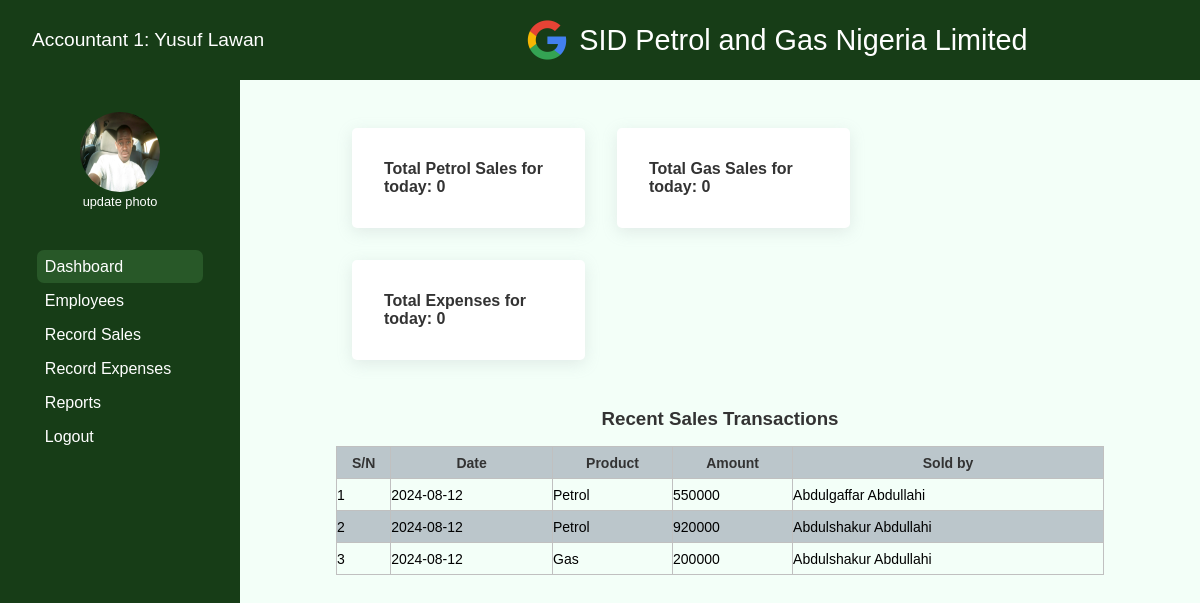
Screenshot of /dashboard.php (signed in) with the database file from the repository.
### tables this page shows
CREATE TABLE `sales` (
  `id` int(11) NOT NULL,
  `productType` int(11) NOT NULL,
  `amount` varchar(250) NOT NULL,
  `date` varchar(250) NOT NULL,
  `recordedBy` int(11) NOT NULL,
  `soldBy` int(11) NOT NULL
);

CREATE TABLE `products` (
  `id` int(11) NOT NULL,
  `productType` varchar(250) NOT NULL
);

CREATE TABLE `employees` (
  `id` int(11) NOT NULL,
  `firstName` varchar(250) NOT NULL,
  `lastName` varchar(250) NOT NULL,
  `email` varchar(250) NOT NULL,
  `phone` varchar(250) NOT NULL,
  `dateEmployed` varchar(250) NOT NULL,
  `salary` varchar(250) NOT NULL
);

### Classes/Admin.php (called while the page is built, shortened)
<?php
class Admin{
    private $conn;
    public function __construct($db){
        $this->conn = $db;
    }
    public function getAdminPhoto($adminId){
        $sql = "SELECT `image` FROM `admin` WHERE `id` = $adminId";
            $result = $this->conn->query($sql);
            return $result;
    }
    public function getRecentSalesTransaction(){
        $sql = "SELECT
                    sales.id,
                    sales.date,
                    sales.amount,
                    products.productType,
                    employees.firstName,
                    employees.lastName
                FROM
                    `sales`
                JOIN
                    `products` ON products.id = sales.productType
                JOIN
                    employees ON employees.id = sales.soldBy
                ORDER BY
                    sales.id DESC
                LIMIT 6";
        $result = $this->conn->query($sql);
        return $result;
    }
    public function getTodaysTotalPetrolSale(){
        $sql = "SELECT SUM(sales.amount) AS totalSales
                FROM sales
                JOIN products ON sales.productType = products.id
                WHERE products.productType = 'petrol' AND DATE(sales.date) = CURDATE()";
            $result = $this->conn->query($sql);
            return $result;
    }
    public function getTodaysTotalGasSale(){
        $sql = "SELECT SUM(sales.amount) AS totalSales
                FROM sales
                JOIN products ON sales.productType = products.id
                WHERE products.productType = 'gas' AND DATE(sales.date) = CURDATE()";
            $result = $this->conn->query($sql);
            return $result;
    }
    public function getTodaysTotalExpenses(){
        $sql = "SELECT SUM(expenses.amount) AS totalExpenses
                FROM expenses
                WHERE DATE(expenses.date) = CURDATE()";
            $result = $this->conn->query($sql);
            return $result;
    }
}

### dashboard.php (the view, shortened to what this page needs)
<?php
include 'Classes/Admin.php';
include "includes/header-div.php";
$db_conn = new Database();
$db = $db_conn->connect();
$admin = new Admin($db);
?>
<?php
$salesResult = $admin->getRecentSalesTransaction();
if ($salesResult->num_rows > 0) {
    $sales = "";
    $index = 1;
    while ($row = $salesResult->fetch_assoc()) {
        $sales .= '<tr>
                        <td>' .$index.'</td>
                        <td>' .$row['date'].'</td>
                        <td>' .$row['productType'].'</td>
                        <td>' .$row['amount'].'</td>
                        <td>' .$row['firstName']. " " .$row['lastName'].'</td>
                    </tr>';
        $index++;
    }
}
else {
    $sales = '<tr>
                <td>No record found</td>
            </tr>';
}
?>
<?php
$totalPetrolSales = $admin->getTodaysTotalPetrolSale();
if ($totalPetrolSales->num_rows > 0) {
    while ($row = $totalPetrolSales->fetch_assoc()) {
            $totalPSale = $row['totalSales'];
        }
    }
?>
<?php
$totalGasSales = $admin->getTodaysTotalGasSale();
if ($totalGasSales->num_rows > 0) {
    while ($row = $totalGasSales->fetch_assoc()) {
            $totalGSale = $row['totalSales'];
    }
}
?>
<?php
$totalExpenses = $admin->getTodaysTotalExpenses();
if ($totalExpenses->num_rows > 0) {
    while ($row = $totalExpenses->fetch_assoc()) {
        $totalExpensesForToday = $row['totalExpenses'];
    }
}
?>
<?php include "includes/header.php"; ?>
    <div class="dashboard-container">
        <div class="container">
            <?php include "includes/side-nav-bar.php" ?>
            <div class="dashboard-contents">
                <div class="total-sale">
                    <div class="petrol-sale">
                        <h4>Total Petrol Sales for today: <?php echo " ". number_format($totalPSale, 0); ?> </h4>
                    </div>
                    <div class="gas-sale">
                        <h4>Total Gas Sales for today: <?php echo " ". number_format($totalGSale, 0); ?> </h4>
                    </div>
                    <br>
                    <div class="petrol-sale">
                        <h4>Total Expenses for today:  <?php echo " ". number_format($totalExpensesForToday, 0); ?> </h4>
                    </div>
                </div>
                <div class="recent-transaction">
                    <h3>Recent Sales Transactions</h3>
                    <table>
                            <thead>
                                <tr>
                                    <th>S/N</th>
                                    <th>Date</th>
                                    <th>Product</th>
                                    <th>Amount</th>
                                    <th>Sold by</th>
                                </tr>
                            </thead>
                            <tbody>
                                    <?php echo $sales; ?>
                            </tbody>
                    </table>
                </div>
            </div>
        </div>
    </div>
</body>
</html>

### includes/header.php (shortened to what this page needs)
<!DOCTYPE html>
<html lang="en">
<head>
    <link rel="stylesheet" href="./styles/styles.css">
</head>
<body>

### includes/header-div.php (shortened to what this page needs)
<?php include "header.php"; ?>
<div class="header-div">
            <div class="username">
                <?php
                    echo "<p>".$_SESSION['role'].": ".$_SESSION['firstName']." ".$_SESSION['lastName']."</p>";
                ?>
            </div>
            <div class="company-name">
                <img src="images/Google_Icons-09-512.png" alt="company logo">
                <p>SID Petrol and Gas Nigeria Limited</p>
            </div>
        </div>

### includes/side-nav-bar.php (shortened to what this page needs)
<?php
$adminPhoto = $admin->getAdminPhoto($_SESSION['adminId']);
if ($adminPhoto->num_rows > 0) {
    while ($row = $adminPhoto->fetch_assoc()) {
        $adminPht = $row['image'];
    }
}
?>
<div class="side-nav">
                <div class="logo">
                    <img src="<?php echo $adminPht; ?>" alt="profile picture">
                    <form action="" method="post" enctype="multipart/form-data">
                        <label for="updatePhoto">update photo</label>
                    </form>
                </div>
                <ul>
                    <li><a href="dashboard.php">Dashboard</a></li>
                    <li><a href="employees.php">Employees</a></li>
                    <li><a href="recordSales.php">Record Sales</a></li>
                    <li><a href="recordExpenses.php">Record Expenses</a></li>
                    <li><a href="reports.php">Reports</a></li>
                    <li><a href="logout.php">Logout</a></li>
                </ul>
            </div>

### styles/styles.css (style rules this page uses)
* { margin: 0; padding: 0; list-style: none; text-decoration: none; font-family: Arial, Helvetica, sans-serif; }
.header-div { display: flex; flex-direction: row; align-items: center; justify-content: center; width: 100%; height: 10vh; background-color: #173d17; }
.header-div .username { flex: 2; }
.header-div .username p { margin-left: 2rem; color: #fff; font-size: 1.2rem; }
.header-div .company-name { flex: 5; display: flex; flex-direction: row; justify-content: center; align-items: center; }
.header-div .company-name img { width: 4rem; height: 4rem; display: inline; }
.header-div .company-name p { display: inline; text-align: center; font-size: 1.8rem; color: #fff; }
.side-nav { display: flex; flex-direction: column; align-items: center; width: 20%; height:90vh; background-color: #173d17; }
.side-nav .logo { display: flex;flex-direction: column; align-items: center; margin-top: 2rem; margin-bottom: 2rem; }
.side-nav .logo img { width: 5rem; height: 5rem; border-radius: 2.5rem; }
.side-nav .logo form label { color: #fff; font-size: .8rem; cursor: pointer; }
.side-nav ul .active { padding-right: 5rem; padding-top: .5rem; padding-bottom: .5rem; border-radius: 7px; color: #FFFFFF; background-color: #285828; }
.side-nav ul li { margin: 1rem; color: #fff; }
.side-nav ul li a { color: #fff; padding-left: .5rem; }
.dashboard-container, .all-transactions { width: 100%; }
.dashboard-container .container, .report-container .container { display: flex; flex-direction: row; background-color: #f3fff8; }
.dashboard-container .container .dashboard-contents, .report-container .container .report-contents { width: 80%; }
.dashboard-container .container .dashboard-contents .total-sale { width: 80%; margin-left: 10%; display: flex; flex-direction: row; flex-wrap: wrap; margin-top: 2rem; }
.dashboard-container .container .dashboard-contents .total-sale .petrol-sale, .gas-sale { width: 22%; margin: 1rem; padding: 2rem; border-radius: 5px; background-color: #fff; box-shadow: rgba(149, 157, 165, 0.2) 0px 4px 16px; }
.dashboard-container .petrol-sale { width: 80%; }
.dashboard-container .container .dashboard-contents .total-sale h4 { color: #333; }
.recent-transaction, .all-transactions { display: flex; flex-direction: column; justify-content: center; align-items: center; margin-top: 2rem; }
.recent-transaction h3 { margin-bottom: 1rem; color: #333; }
.recent-transaction table, .all-transactions table { width: 80%; border-collapse: collapse; border: 1px solid silver; }
.recent-transaction thead, .all-transactions thead { background-color: #bbc6cb; color: #333; }
.recent-transaction tbody tr:nth-child(even), .all-transactions tbody tr:nth-child(even) { background-color: #bbc6cb; }
.recent-transaction tr, .all-transactions tr { height: 2rem; width: 100%; border: 1px solid silver; }
.recent-transaction th, td, .all-transactions th, td { border: 1px solid silver; font-size: 14px; }
.employee-contents th, td { border: 1px solid silver; font-size: 14px; }

### rows the page displays
sales: date "2024-08-12", products.productType "Petrol", amount "550000", employees.firstName "Abdulgaffar", employees.lastName "Abdullahi"
sales: date "2024-08-12", products.productType "Petrol", amount "920000", employees.firstName "Abdulshakur", employees.lastName "Abdullahi"
sales: date "2024-08-12", products.productType "Gas", amount "200000", employees.firstName "Abdulshakur", employees.lastName "Abdullahi"

### other values shown
$_SESSION['role'] "Accountant 1"
$_SESSION['firstName'] "Yusuf"
$_SESSION['lastName'] "Lawan"
$totalPSale "0"
$totalGSale "0"
$totalExpensesForToday "0"
